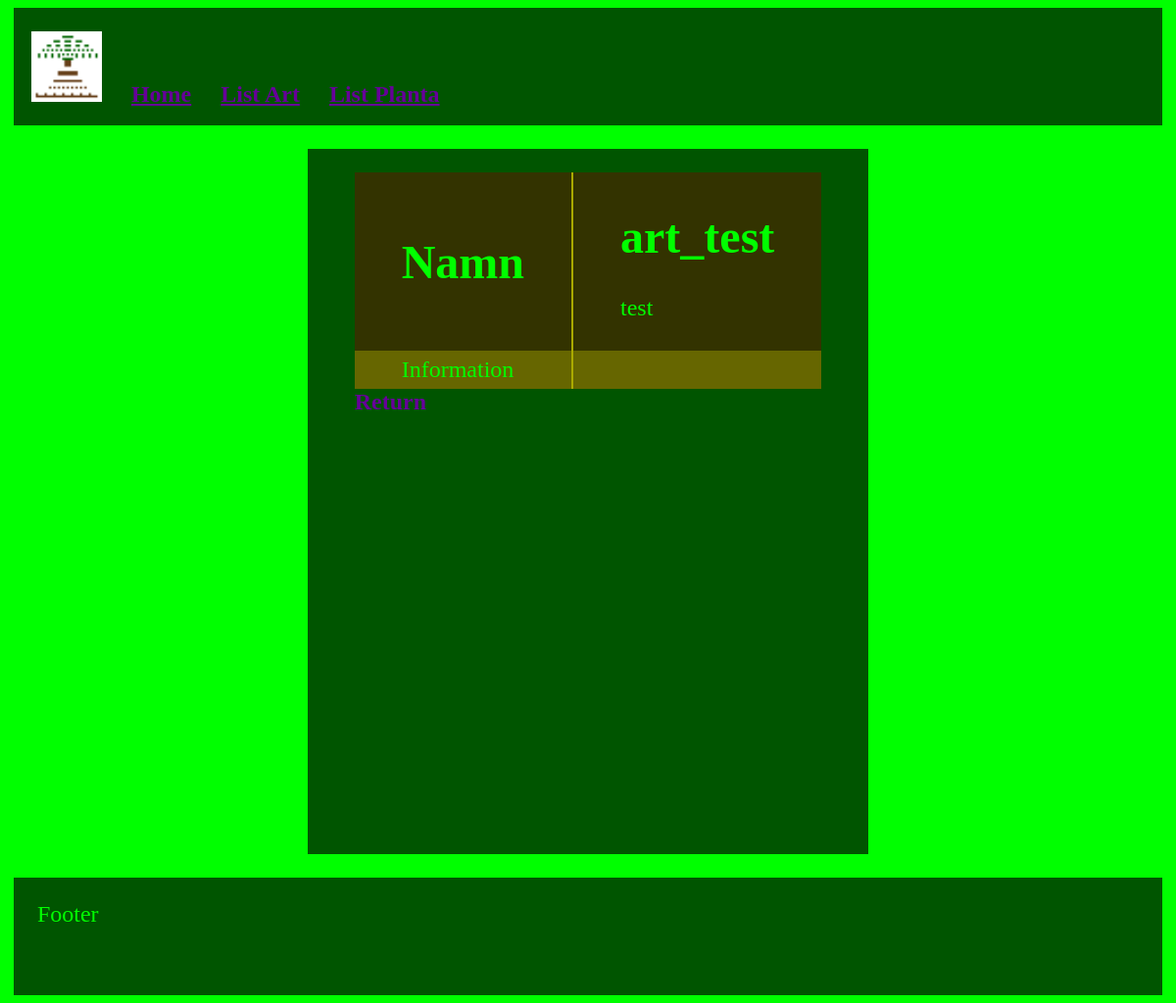
The app's page /list_art/1, older data.
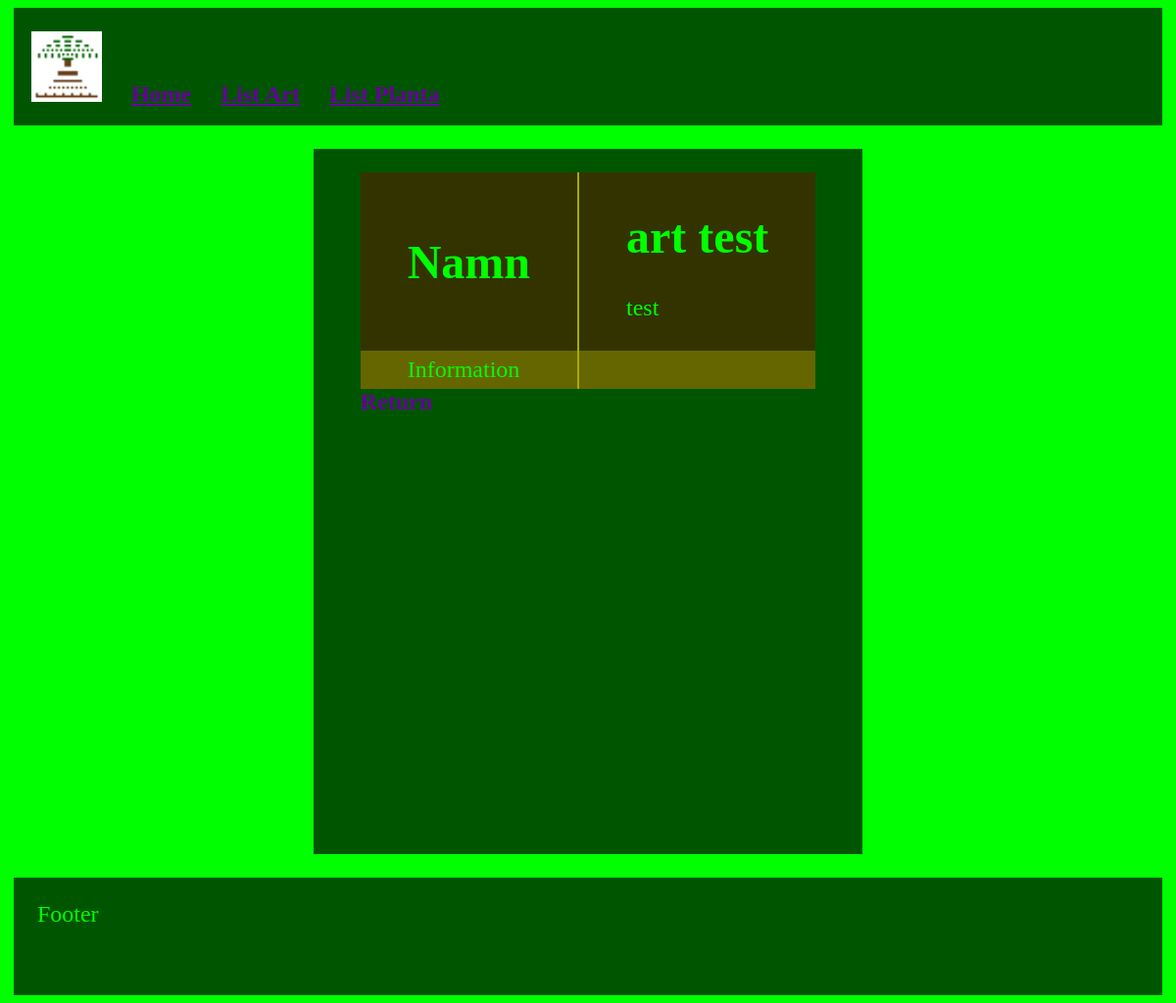
The same page, newer data.
### trees/models.py (models this page shows, shortened)
class art(Model):
    namn = CharField(max_length=255)
    latin = CharField(max_length=255)
    info = TextField(blank=True)

### trees/views.py (the view)
# urls.py: path('list_art/<int:id>', views.detail_art, name='detail_art'),
def detail_art(request, id):
  detail_art = art.objects.get(id=id)
  return view(request, 'detail.html', {'detail_art': detail_art,})

### trees/views.py (called while the page is built)
def view(request, template_, context_):
  template = loader.get_template(template_)
  context=context_
  return HttpResponse(template.render(context, request))

### trees/templates/detail.html (shortened to what this page needs)
{% extends "main.html" %}
{% block content %}
    {% if detail_art %}
        {% include 'detail_art.html' %}
    {% endif %}
    <a onclick="history.back()">Return</a>
{% endblock %}

### trees/templates/main.html (shortened to what this page needs)
{% load static %}
<!DOCTYPE html>
<html>
    <head>
        <link rel="stylesheet" href="{% static 'main.css' %}">
    </head>
    <body>
        <div id="header" class="content_box">
            <div id="header_content" class="content">
                <a class="header_content_link" href="/"><img src="{% static 'MinimalTree.ico' %}" id="header_content_icon"></img></a>
                <a class="header_content_link" href="/">Home</a>
                <a class="header_content_link" href="{% url 'list_art' %}" >List Art</a>
                <a class="header_content_link" href="{% url 'list_planta' %}" >List Planta</a>
            </div>
        </div>
        <div id="center" class="content_box">
            <div id="center_content" class="content">
                {% block content %}{% endblock %}
            </div>
        </div>
        <div id="footer" class="content_box">
            <div id="footer_content" class="content">
                Footer
            </div>
        </div>
    </body>
</html>

### trees/templates/detail_art.html
<table cellspacing="0" class="margin_auto">
    <tr>
        <td><h1>Namn</h1></td>
        <td><h1>{{ detail_art.namn }}</h1><p>{{ detail_art.latin }}</p></td>
    </tr>
    <tr>
        <td>Information</td>
        <td>{{ detail_art.info }}</td>
    </tr>
</table>

### trees/static/main.css (style rules this page uses)
body { background-color: #0f0; font-size: 3vh ; overflow: hidden; overflow-y: scroll; }
h1 { text-align: center; }
a { font-weight: 600; color: #609; }
table { background-color: #000; }
tr { background-color: #330; }
tr:nth-child(even) { background-color: #660; }
td { border-right: 0.1em solid #aa0; padding: 0.25em 2em; }
td:last-child { border-right: none; }
.margin_auto { margin: auto; }
.content_box { background-color: #050; color: #0f0; width: 99%; min-height: 5em ; margin: auto; }
#header { margin-bottom: 1em ; }
#footer { margin-top: 1em ; }
#center { min-height:90vh; max-width: fit-content; }
.content { padding: 1em 1em; overflow: hidden; }
#center_content { padding: 1em 2em; }
#header_content { height: calc(5em - 2em) }
.header_content_link { margin: 0.5em; }
#header_content_icon { height: 100%; width: auto; margin-left: -0.75em; }

Row changes from the older to the newer data that the page shows:
changed art "test": namn "art_test" → "art test"
